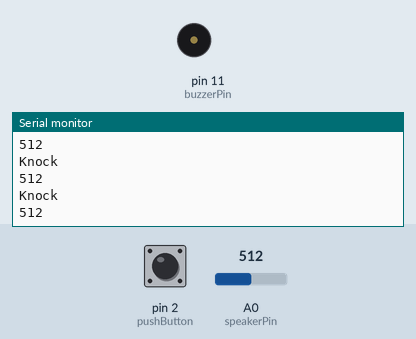
The sketch below on a simulated Arduino Uno, built with avr-gcc and run on an emulated ATmega328P. Parts: buzzer (waves = sounding), the last lines printed to the serial monitor. Inputs (shaded band) come from the test bench; at power-on: A0 (speakerPin) = 512, pin 2 (pushButton) HIGH.

Above: at 1.2 s.
1.3 s: A0 (speakerPin) set to 0
At 1.7 s:
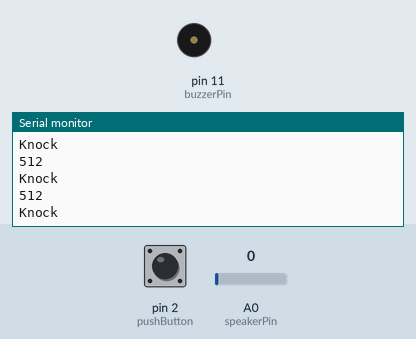
4.3 s: A0 (speakerPin) set to 122
At 5.1 s:
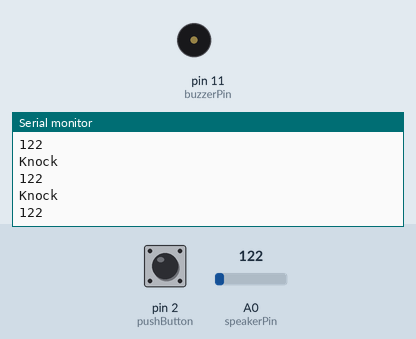
5.8 s: A0 (speakerPin) set to 0
At 6.3 s:
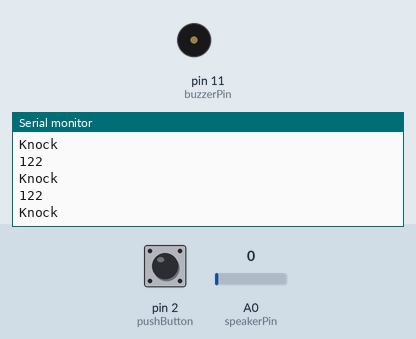
8.8 s: pin 2 (pushButton) pulled LOW for 3.2 s
At 11.7 s:
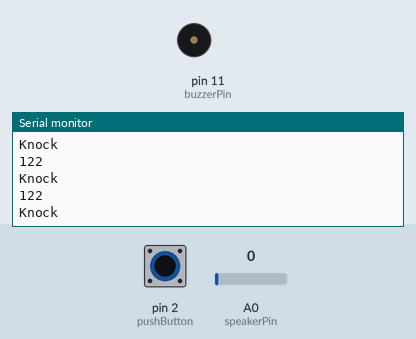

Measured:
- after the input at 4.3 s, the serial monitor: prints a new line at once (image 2)
- after the input at 8.8 s, tone on pin 11 (buzzerPin): stays silent (without the input it goes to 1000 Hz after 2.0 s)

The sketch:

Laboratory_3_adjusted.ino
```cpp
const int speakerPin = A0;
const int buzzerPin = 11;

int buzzerTone = 1000;
int speakerValue = 0;

const int threshold = 1;
int  countTime = 0;

const int pushButton = 2;
int buttonState = 0;

int startSong = 0;
int lastTime = 0;
void setup() {
  pinMode(speakerPin, INPUT);
  pinMode(pushButton, INPUT_PULLUP);
  Serial.begin(9600);
}

void loop() {
  speakerValue = analogRead(speakerPin);

  if (speakerValue != 0) {
    Serial.println(speakerValue);
  }
  if (speakerValue > threshold) {
    Serial.println("Knock");
    lastTime = millis();
    countTime = 1;
 }

  if (millis() - lastTime > 5000 && countTime == 1) {
    startSong = 1;
  }
  if (startSong == 1) {
    tone(buzzerPin, buzzerTone);
  }

  buttonState = digitalRead(pushButton);

   if (buttonState == LOW && startSong == 1) {
      noTone(buzzerPin);
      startSong = 0;
      countTime = 0;
   }
}
```
